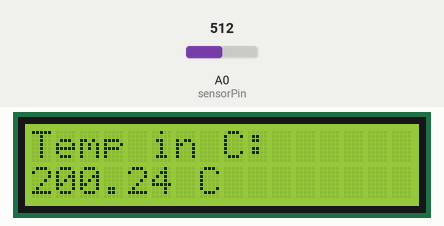
Recording of a sketch running on a simulated Arduino Uno, built with avr-gcc and run on an emulated ATmega328P. On the bench: 16×2 character LCD. The test bench sets the inputs (shaded band); at power-on: A0 (sensorPin) = 512. What the sketch prints to the serial monitor is not drawn.

Above: at 1.2 s.
1.3 s: A0 (sensorPin) set to 716
At 2.9 s:
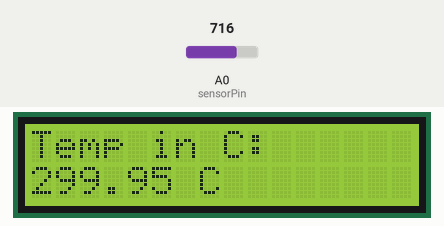
3.5 s: A0 (sensorPin) set to 900
At 4.9 s:
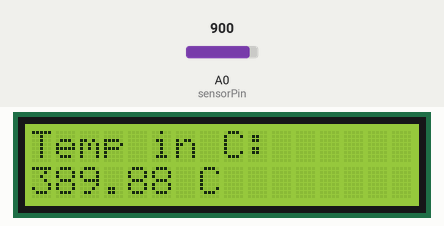
5.5 s: A0 (sensorPin) set to 1023
At 6.8 s:
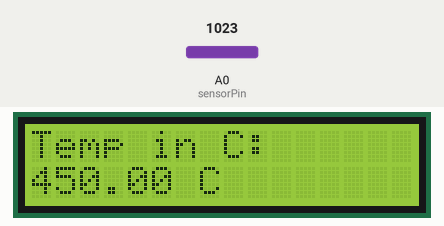
Timing chart, 0 to 8.5 s (numbered marks = the images above; inputs shaded):
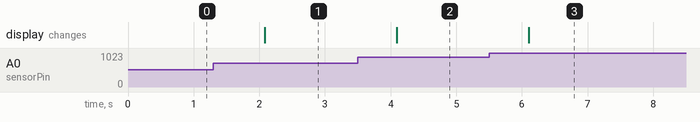

The sketch:

tempsensr.ino
```cpp
#include <LiquidCrystal.h>

int rs = 7;
int en = 8;
int db4 = 9;
int db5 = 10;
int db6 = 11;
int db7 = 12;

LiquidCrystal lcd(rs, en, db4, db5, db6, db7);

int sensorPin = A0;

void setup() {
  Serial.begin(9600);
  lcd.begin(16, 2);
}

void loop() {

  int sensorValue = analogRead(sensorPin);

  // Convert analog value to voltage
  float voltage = sensorValue * (5.0 / 1023.0);

  // Convert voltage to temperature in Celsius
  float temperatureC = (voltage - 0.5) * 100;

  // Serial Monitor output
  Serial.print("Temperature: ");
  Serial.print(temperatureC);
  Serial.println(" C");

  // LCD output
  lcd.clear();
  lcd.setCursor(0, 0);
  lcd.print("Temp in C:");

  lcd.setCursor(0, 1);
  lcd.print(temperatureC);
  lcd.print(" C");

  delay(1000);
}
```

Measured:
- after the input at 1.3 s, the display: changes after 0.78 s (image 1)
- after the input at 3.5 s, the display: changes after 0.59 s (image 2)
- after the input at 5.5 s, the display: changes after 0.60 s (image 3)
